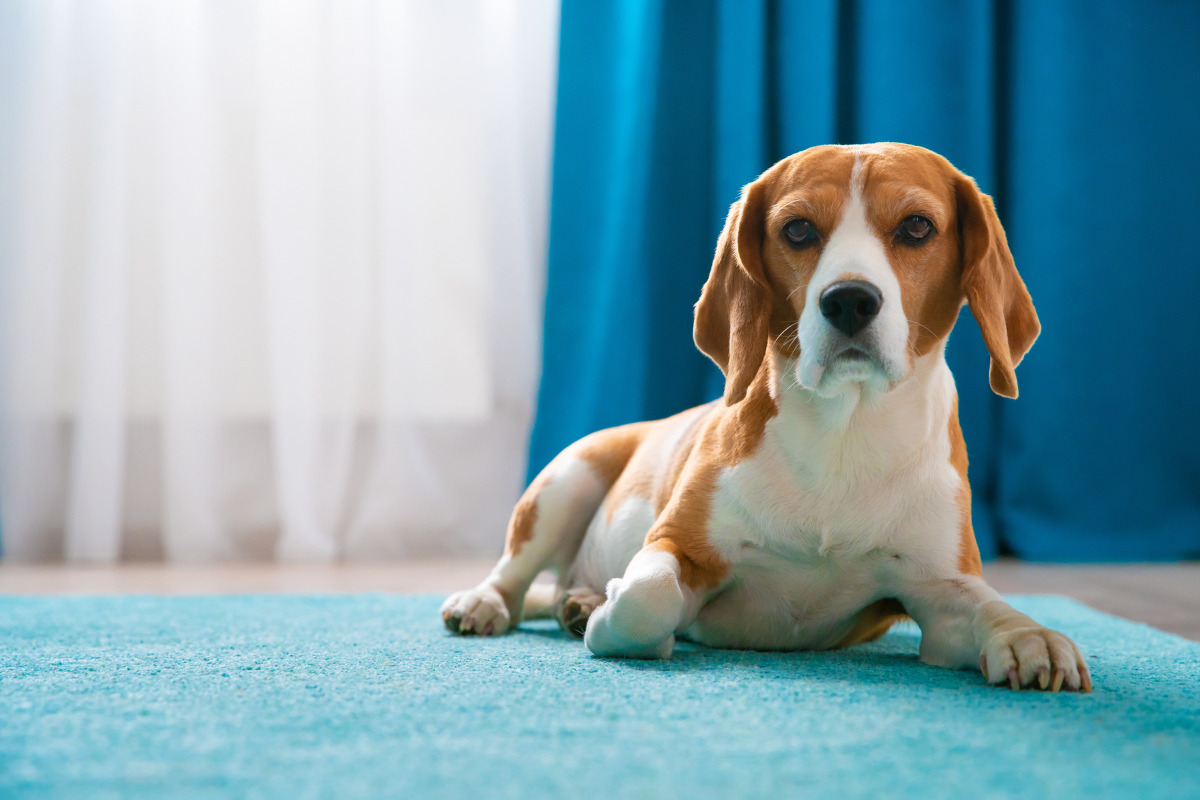
#> input picture Testes_Segmentação/cachorro.jpg, 1200 x 800 px
$ jupyter execute SegmentacaoComContornos.ipynb   (shell and % lines are left out)
#> lines starting #> are read from the running program, lines starting #| are printed output that depends on the picture; after the words box and inside, x2 and y2 are one past the last pixel; in counts of white or black regions, pixels touching at a corner belong together
[cell 1]
import cv2
import numpy as np
from matplotlib import pyplot as plt

[cell 2]
def mostrar(imagem, imagem_cinza=False):
  fig = plt.gcf()
  fig.set_size_inches(18,6)
  if imagem_cinza:
    plt.imshow(imagem, cmap='gray')
  else:
    plt.imshow(cv2.cvtColor(imagem, cv2.COLOR_BGR2RGB), cmap='gray')
  plt.axis('off')
  plt.show()

[cell 3]
img = cv2.imread('cachorro.jpg')
#> img is the input picture: shape (800, 1200, 3); mean B, G, R 173.1, 164, 130.8
gray = cv2.cvtColor(img, cv2.COLOR_BGR2GRAY)
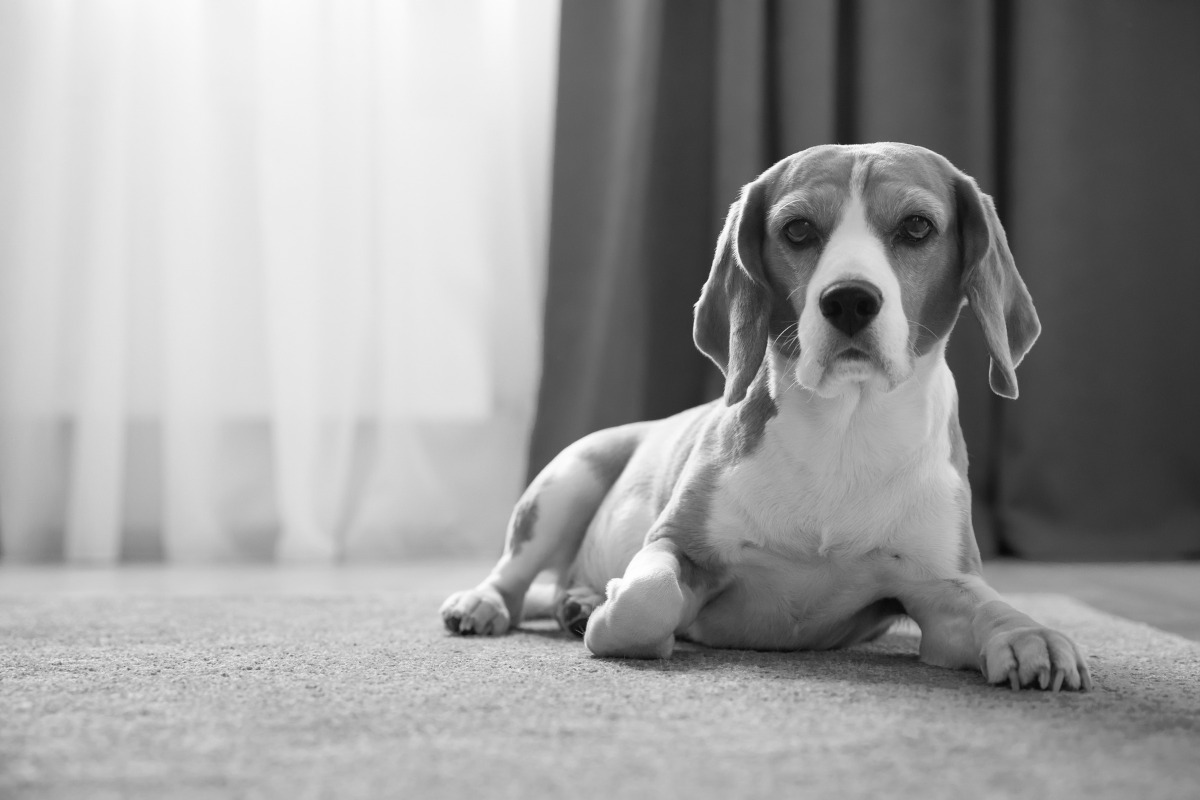
#> gray: shape (800, 1200); min 7, max 255, mean 155.1

[cell 4]
img_processada = img.copy()
desfoque = cv2.GaussianBlur(gray, (7,7), 0)
adapt_gauss = cv2.adaptiveThreshold(desfoque, 255, cv2.ADAPTIVE_THRESH_GAUSSIAN_C, cv2.THRESH_BINARY_INV, 15, 3)
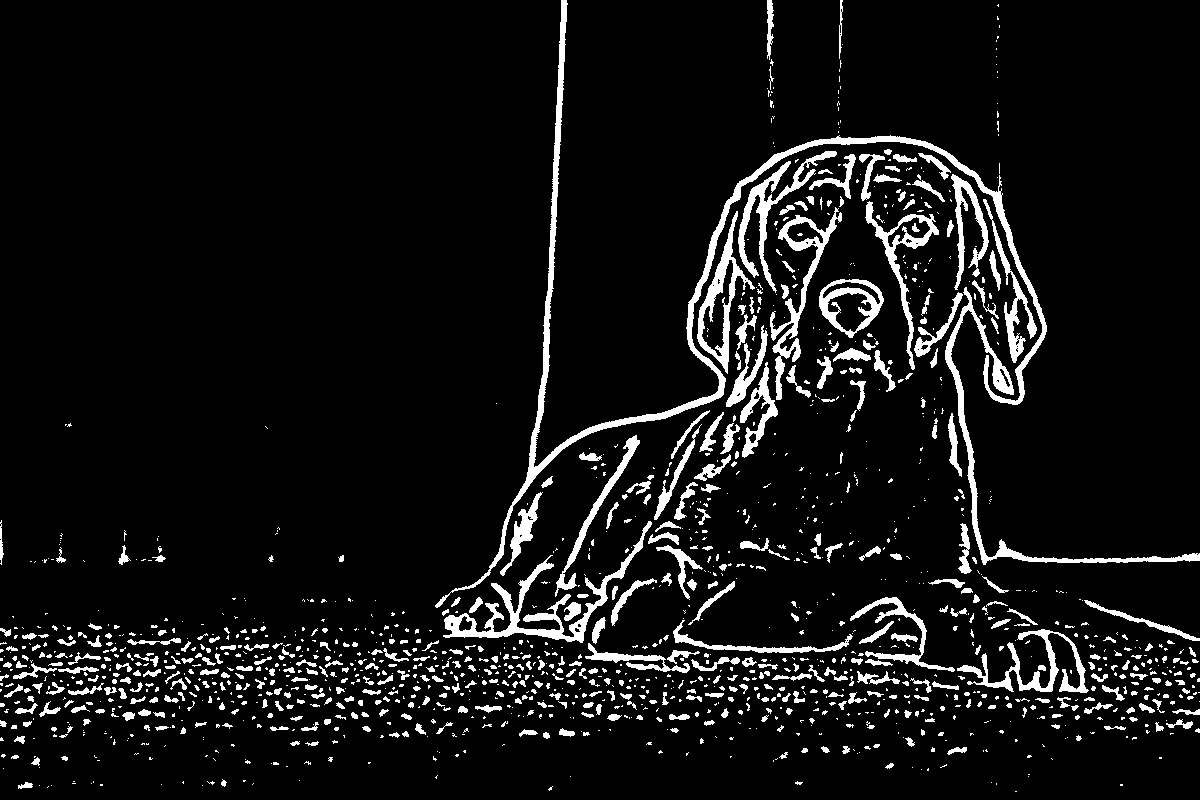
#> adapt_gauss: shape (800, 1200); 7.6% white; 1480 white regions (974 under 20 px), largest, box (x1, y1, x2, y2) and area: (435, 0, 1047, 608) 9458, (443, 521, 652, 643) 3561, (945, 287, 1200, 565) 3412
mostrar(adapt_gauss)

[cell 5]
kernel = np.ones((3,3), np.uint8)
kernel

[cell 6]
erosao = cv2.erode(adapt_gauss, kernel)
#> erosao: shape (800, 1200); 3% white; 967 white regions (816 under 20 px), largest, box (x1, y1, x2, y2) and area: (513, 0, 1046, 504) 5062, (445, 537, 643, 642) 1623, (698, 214, 745, 371) 1105
dilatacao = cv2.dilate(erosao, kernel, iterations=3)
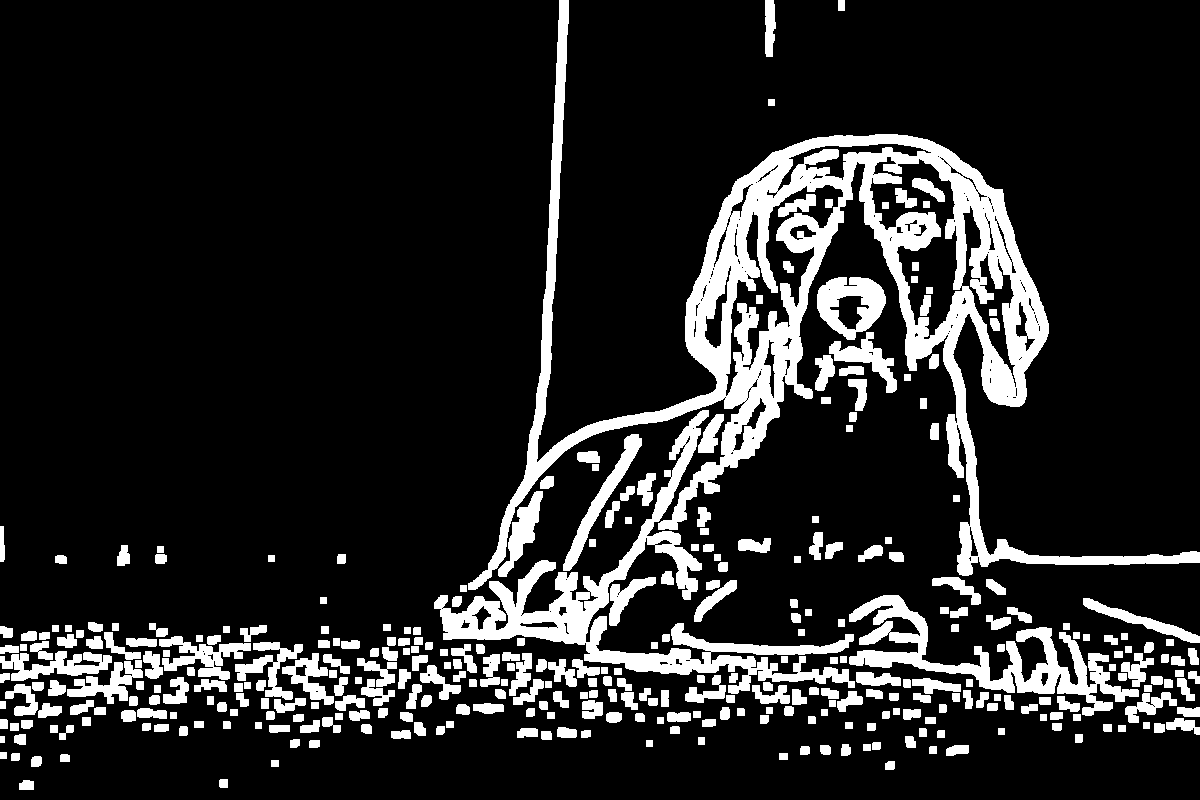
#> dilatacao: shape (800, 1200); 14.9% white; 349 white regions, largest, box (x1, y1, x2, y2) and area: (468, 0, 1200, 590) 56372, (434, 410, 855, 694) 17268, (849, 595, 1139, 716) 8667
mostrar(dilatacao)

[cell 7]
elementos = dilatacao.copy()
contornos, hierarquia = cv2.findContours(elementos, cv2.RETR_EXTERNAL, cv2.CHAIN_APPROX_SIMPLE)
#> contornos = 335 contours; largest, box (x1, y1, x2, y2) and area: (468, 0, 1200, 590) 74553, (434, 410, 855, 694) 16386, (849, 595, 1139, 716) 7858, (817, 277, 886, 340) 3048, (563, 434, 642, 571) 1703
contornos
#> Out has the same summary as contornos

[cell 8]
img_processada = img.copy()
for cnt in contornos:
  area = cv2.contourArea(cnt)
  if area >= 1000:
    print(area)
    elipse = cv2.fitEllipse(cnt)
    cv2.ellipse(img_processada, elipse, (0,255,0), 3)
#> this loop made 335 passes
#> (area, elipse) on passes 189, 206, 210, 227, 238, 275, 278, 311, 317, 322, 330, 331: (1155, ((107, 682.5), (33.32, 63.1), 73.56)), (1020, ((310.7, 677.3), (33.55, 57.45), 132.9)), (1467, ((53.07, 664.3), (26.15, 100.9), 88.03)), (1176.5, ((275.5, 669.8), (48.2, 71.11), 95.1)), (1491, ((202.8, 656), (37.99, 82.53), 94.23)), (1037, ((1144, 621.6), (10.03, 174.2), 108)), (7858, ((982, 652.6), (75.11, 257.2), 103.3)), (1269.5, ((521.8, 531.8), (21.95, 83.57), 23.02)), (1703, ((604.8, 494.1), (14.63, 188.5), 28.82)), (16385.5, ((1406.8, 311.4), (414.3, 1784.3), 70.42)), (1244, ((863.5, 363.6), (44.88, 67.98), 134.8)), (3047.5, ((850.3, 305.2), (59.15, 68), 85.27))
#> area on passes 1, 2, 3, 5, 6, 8: 112.5, 63, 67.5, 91.5, 61, 55
#| 1155.0
#| 1020.0
#| 1467.0
#| 1176.5
#| 1491.0
#| 1037.0
#| 7858.0
#| 1269.5
#> (further printed lines are left out)
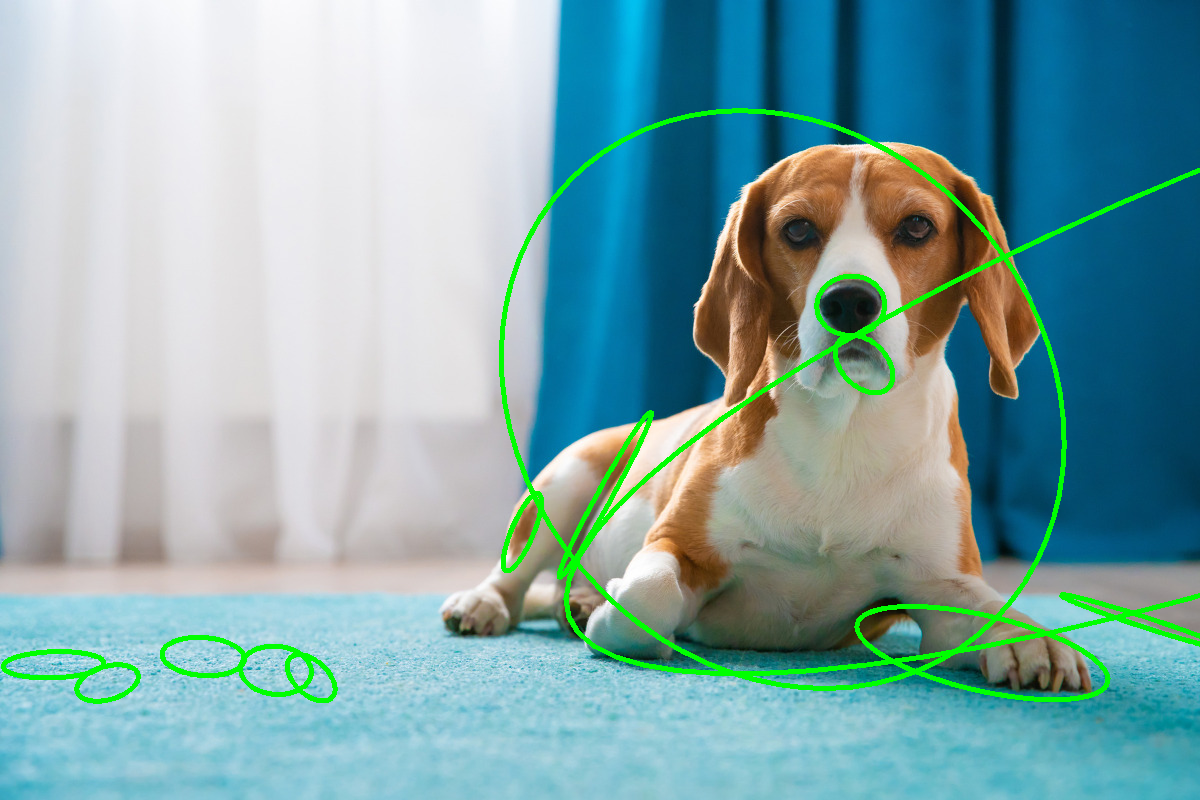
#> img_processada: shape (800, 1200, 3); 2.95% of pixels changed, all inside (x1, y1, x2, y2) = (1, 108, 1200, 704)
mostrar(img_processada)

$ run again, with Testes_Segmentação/image1.jpg copied over Testes_Segmentação/cachorro.jpg
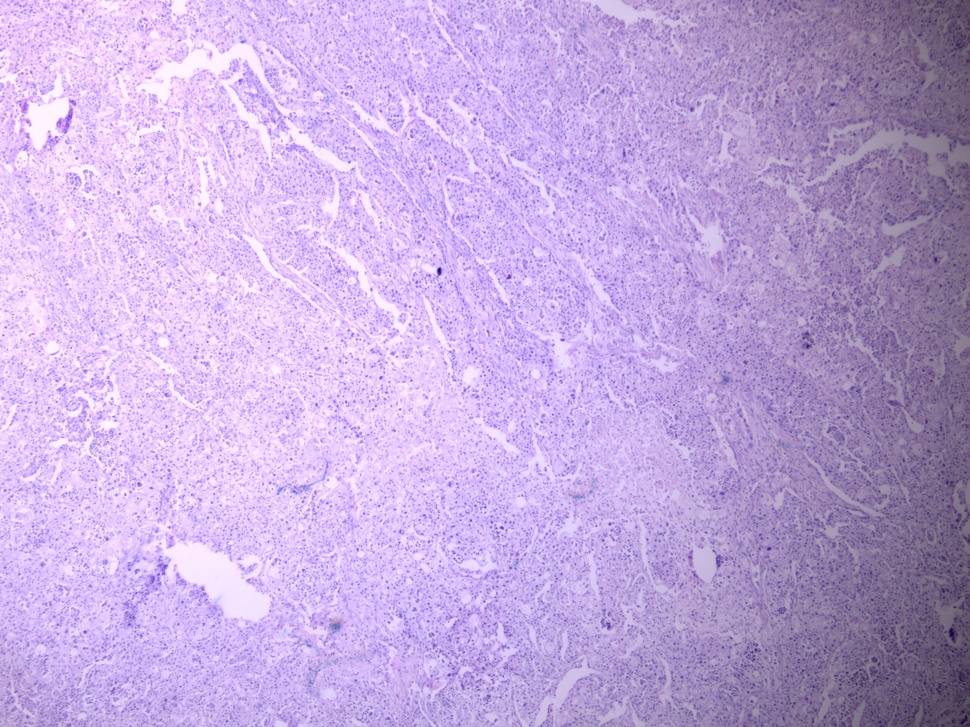
#> input picture Testes_Segmentação/image1.jpg, 970 x 727 px, shrunk from 2592 x 1944 before the run
#> img is the input picture: shape (727, 970, 3); mean B, G, R 221.6, 170, 195.5
#> `adapt_gauss = cv2.adaptiveThreshold(desfoque, 255, cv2.ADAPTIVE_THRESH..`:
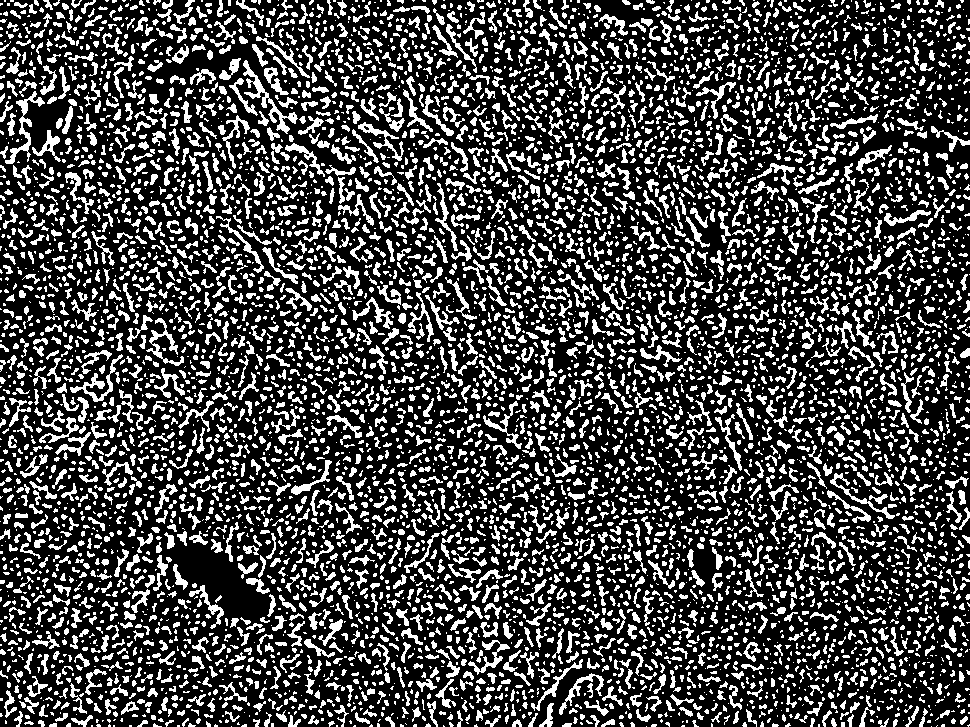
#> adapt_gauss: shape (727, 970); 27.4% white; 6762 white regions (3525 under 20 px), largest, box (x1, y1, x2, y2) and area: (243, 60, 298, 134) 707, (5, 91, 45, 164) 569, (70, 354, 123, 402) 474
#> erosao: shape (727, 970); 5.2% white in thin lines or dots
#> dilatacao: shape (727, 970); 61.9% white; 732 black regions (444 under 20 px), largest, box (x1, y1, x2, y2) and area: (0, 90, 970, 727) 153654, (564, 0, 970, 357) 33687, (430, 0, 781, 214) 12075
#> contornos = 550 contours, 6 with area under 20; largest, box (x1, y1, x2, y2) and area: (0, 0, 970, 727) 306124, (583, 457, 743, 727) 11638, (797, 413, 899, 598) 7456, (658, 358, 762, 513) 5326, (47, 639, 211, 727) 4554
#> Out has the same summary as contornos
#> the loop `for cnt in contornos:` made 550 passes
#> (area, elipse) on passes 56, 70, 73, 84, 102, 127, 128, 137: (1529.5, ((27.11, 702.4), (43.38, 54.89), 85.71)), (1198.5, ((368.5, 694.2), (48.17, 64.95), 121.8)), (1226.5, ((428.4, 695.5), (41.13, 51.6), 50.22)), (1622.5, ((311.1, 698.4), (55.59, 67), 53.48)), (4554.5, ((128, 682), (84.93, 136.8), 65.06)), (1160.5, ((887.7, 641.1), (41.41, 48.34), 161.7)), (1293.5, ((742.1, 649.5), (44.95, 55.76), 158.1)), (1292, ((818.5, 638.1), (40.33, 57.27), 7.09))
#> (printed output is left out)
#> after the loop `for cnt in contornos:`:
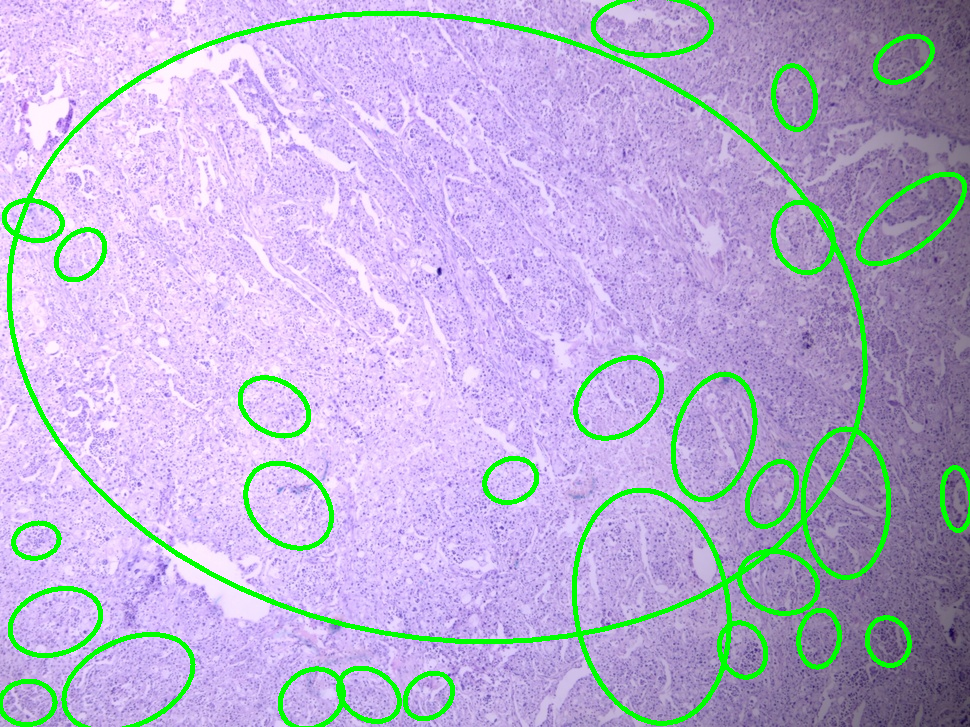
#> img_processada: shape (727, 970, 3); 5.72% of pixels changed, all inside (x1, y1, x2, y2) = (0, 0, 970, 727)
